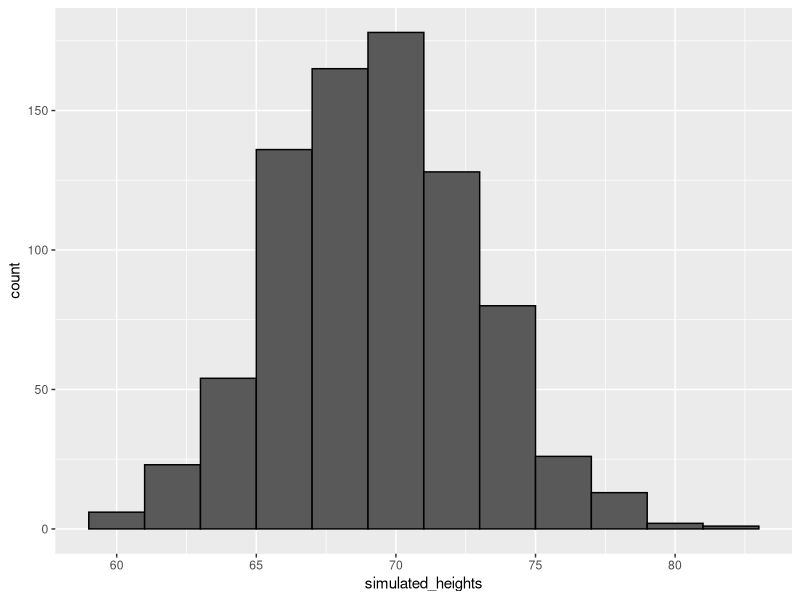

Reproduce this figure in R.
library(dslabs)
library(tidyverse)
data("heights")

x <- heights %>% filter(sex=="Male") %>% .$height

n <- length(x)
avg <- mean(x)
s <- sd(x)

simulated_heights <- rnorm(n,avg,s)

data.frame(simulated_heights = simulated_heights) %>%
  ggplot(aes(simulated_heights)) +
  geom_histogram(color="black", binwidth = 2)

B <- 10000

tallest <- replicate(B,{
  simulated_data <- rnorm(800,avg,s)
  max(simulated_data)
})

mean(tallest >= 7*12)
